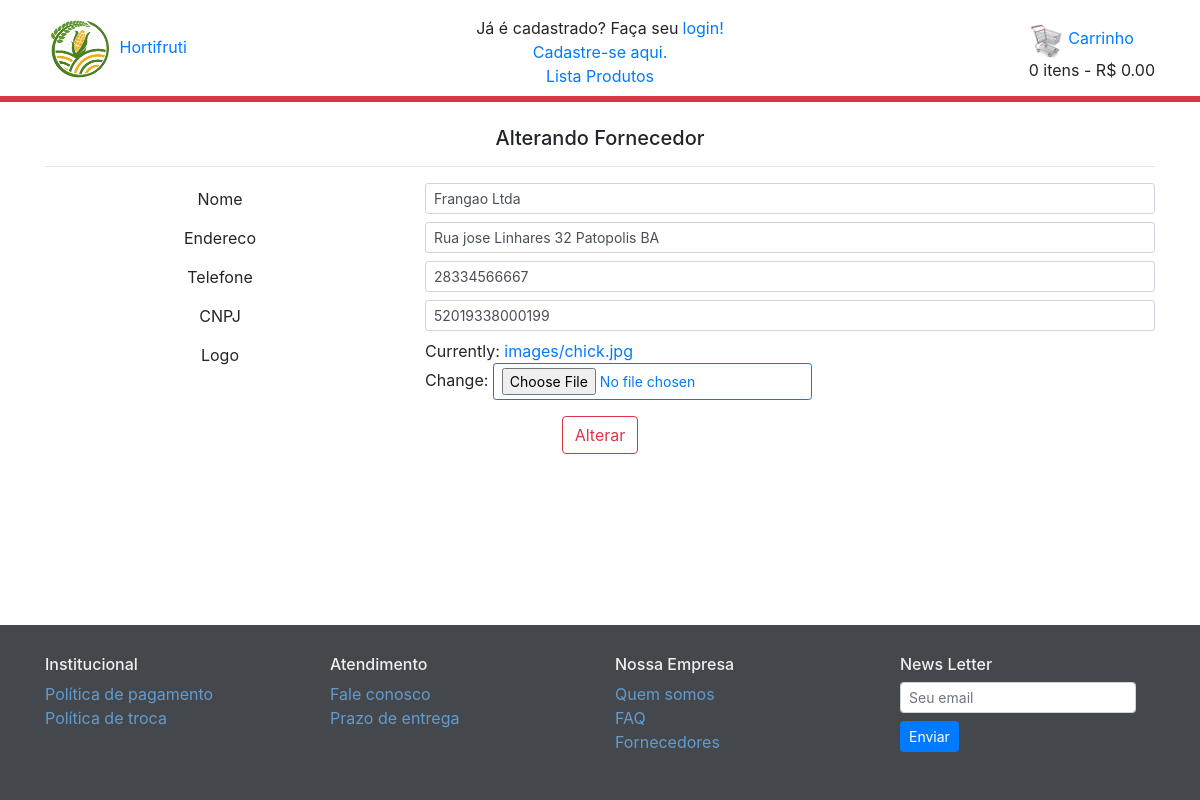
Page /fornecedor/edita_fornecedor/11 on the committed database.
### fornecedor/models.py (models this page shows, shortened)
class Fornecedor( models.Model ):
    Nome     = models.CharField( max_length = 100 , unique = True , blank = False )
    Endereco = models.CharField( max_length = 100 , unique = False , blank = False )
    Telefone = models.CharField( max_length = 25 , unique = True , blank = False )
    CNPJ     = models.CharField( max_length = 30 , unique = True , blank = False )
    Logo     = models.ImageField( upload_to = "images/" , default = 'hortifruti-icon.png' , blank = True , null = True )
    class Meta:
        db_table = 'fornecedor'

### fornecedor/views.py (the view)
# urls.py: path('edita_fornecedor/<int:id>', views.edita_fornecedor , name = 'edita_fornecedor'),
def edita_fornecedor( request , **kwargs ):
    fornecedor_edit = Fornecedor.objects.get( id = kwargs[ "id" ] )
    fornecedor_edit_form = FornecedorForm( instance = fornecedor_edit )
    request.session[ 'forn_id' ] = kwargs["id"]
    return render( request , "fornecedor/form.html" , {"formulario": fornecedor_edit_form} )

### carrinho/carrinho.py (called while the page is built)
    def get_gasto_total( self ):
        soma = 0
        for idt in self.carrinho :
            soma += float( self.get_preco_total( idt ) )
        return str( soma )

    def get_qtd_total( self ):
        return sum( self.get_quantidade( idt ) for idt in self.carrinho.keys() )

### carrinho/context.py (called while the page is built)
def context_carrinho( request ):
    carrinho = Carrinho( request )
    qtd   = carrinho.get_qtd_total()
    gasto = carrinho.get_gasto_total()
    return{
        'qtd':qtd,
        'gasto':gasto
    }

### fornecedor/templates/fornecedor/form.html (shortened to what this page needs)
{% extends 'base.html' %}
{% load static %}
{% block corpo %}
<div class = "mt-2 mb-3">
    <h5 class="mb-3 text-center">
        {% if 'forn_id' in request.session %}
            Alterando Fornecedor
        {% else %}
            Cadastrando Fornecedor
        {% endif %}
    </h5>
    <hr class = "mt-0">
    <form id = "fornecedor-form" action = '../cadastra_fornecedor/' method = 'POST' enctype = "multipart/form-data" novalidate>
        <div class = "row mb-2">
            <div class = "col-4 text-center pt-1" style="display: inline">Nome</div>
            <div class = "col-8">
                {{ formulario.Nome}}
            </div>
        </div>
        <div class = "row mb-2">
            <div class = "col-4 text-center pt-1" style="display: inline">Endereco</div>
            <div class = "col-8">
                {{ formulario.Endereco }}
            </div>
        </div>
        <div class = "row mb-2">
            <div class = "col-4 text-center pt-1" style="display: inline">Telefone</div>
            <div class = "col-8">
                {{ formulario.Telefone}}
            </div>
        </div>
        <div class = "row mb-2">
            <div class = "col-4 text-center pt-1" style="display: inline">CNPJ</div>
            <div class = "col-8">
                {{ formulario.CNPJ }}
            </div>
        </div>
        <div class = "row mb-2">
            <div class = "col-4 text-center pt-1" style="display: inline">Logo</div>
            <div class = "col-8">
                {{ formulario.Logo }}
            </div>
        </div>
        <div class ="text-center mt-3" >
            <button type ="submit" id = "submit-btn" class = "btn btn-outline-danger">
                {% if 'forn_id' in request.session %}Alterar{% else %}Cadastrar{% endif %}
            </button>
        </div>
    </form>
</div>
{% endblock %}

### static/css/base.css (style rules this page uses)
body { display: flex; min-height: 100vh; flex-direction: column; }
.barra { overflow-y: scroll; }

### rows in the picture
Fornecedor: Nome "Frangao Ltda", Endereco "Rua jose Linhares 32 Patopolis BA", Telefone "28334566667", CNPJ "52019338000199"

### other values in the picture
{{ qtd }} "0"
{{ gasto | floatformat:2 | intcomma }} "0.00"
